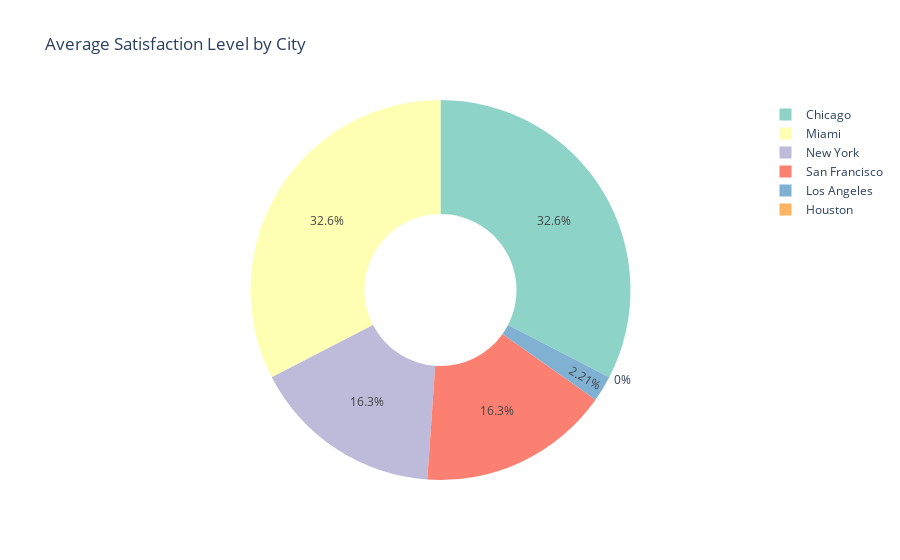

The code cell stored with this chart in its notebook:
### Code cell
if df["Satisfaction_Level"].dtype == "object":
    df["Satisfaction_Level"] = df["Satisfaction_Level"].astype("category").cat.codes

# Group by City and calculate the average Satisfaction Level
city_vs_satisfaction = df.groupby("City")["Satisfaction_Level"].mean().reset_index()

# Create pie chart
fig = pltx.pie(
    city_vs_satisfaction, 
    names="City", 
    values="Satisfaction_Level", 
    title="Average Satisfaction Level by City",
    hole=0.4,  # Donut style for better visualization
    color_discrete_sequence=pltx.colors.qualitative.Set3
)

fig.show()

### Figure 1 — Plotly figure (JSON) as saved in the notebook; plotly's stock layout.template omitted (floating-point values rounded to 4 significant figures)
{"data": [{"domain": {"x": [0, 1], "y": [0, 1]}, "hole": 0.4, "hovertemplate": "City=%{label}<br>Satisfaction_Level=%{value}<extra></extra>", "labels": ["Chicago", "Houston", "Los Angeles", "Miami", "New York", "San Francisco"], "legendgroup": "", "name": "", "showlegend": true, "type": "pie", "values": [2, 0, 0.1356, 2, 1, 1]}], "layout": {"legend": {"tracegroupgap": 0}, "piecolorway": ["rgb(141,211,199)", "rgb(255,255,179)", "rgb(190,186,218)", "rgb(251,128,114)", "rgb(128,177,211)", "rgb(253,180,98)", "rgb(179,222,105)", "rgb(252,205,229)", "rgb(217,217,217)", "rgb(188,128,189)", "rgb(204,235,197)", "rgb(255,237,111)"], "title": {"text": "Average Satisfaction Level by City"}}}
